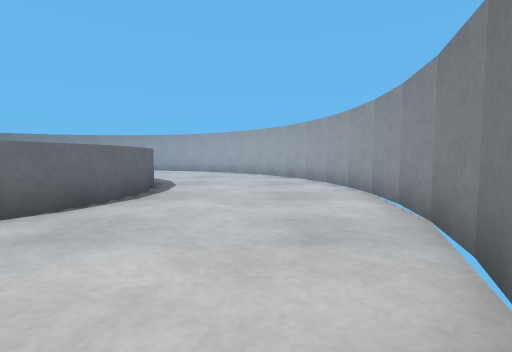
[1] (above)

16 first-person views from a walk through a robot-simulator world made for Webots. The camera is 0.04 m above the floor, tilts 4° down and sees 85° across. The floor is counted in squares, 0.05 m on a side. Each view is taken from the middle of a square. On the plan, view 1 faces up. The plan holds only what a view shows up to about 10 squares ahead; the rest is blank. The robots in the file are not drawn. Webots' stock objects and surfaces are drawn as simple stand-ins.

[2]
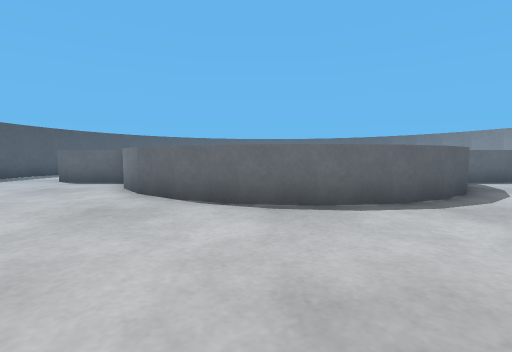

[3]
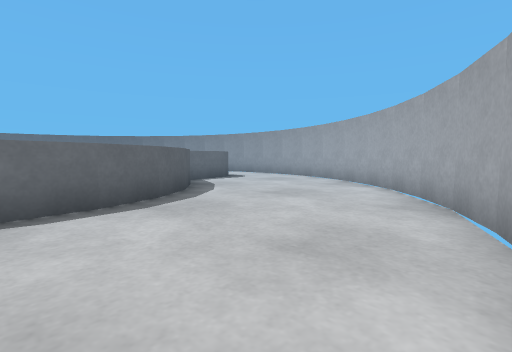

[4]
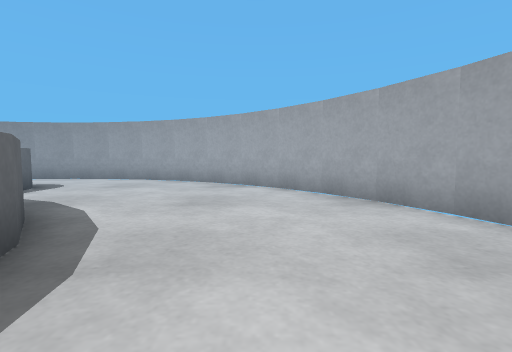

[5]
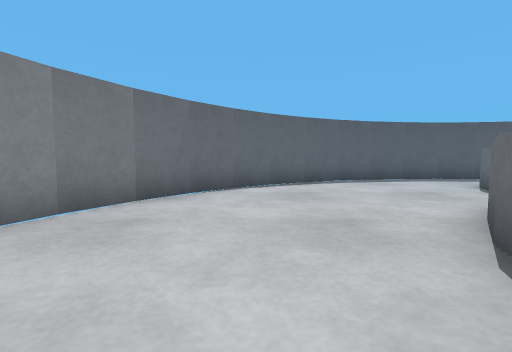

[6]
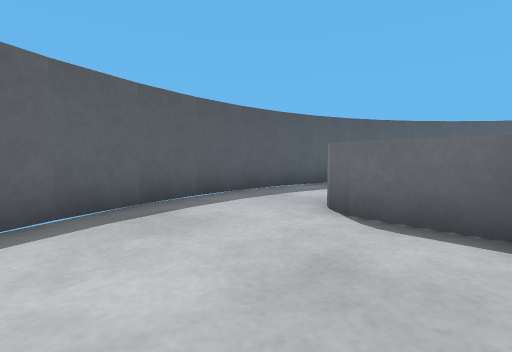

[7]
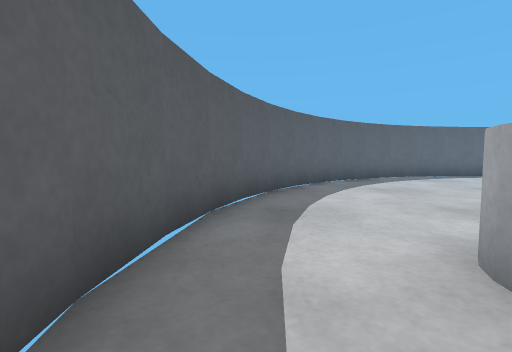

[8]
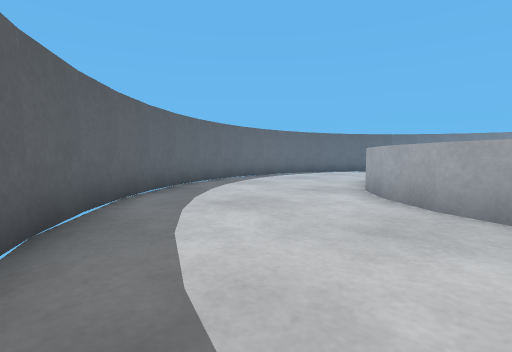

[9]
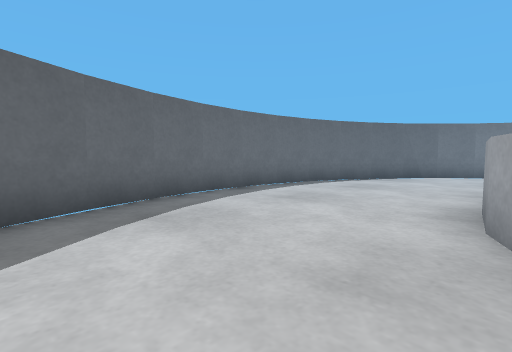

[10]
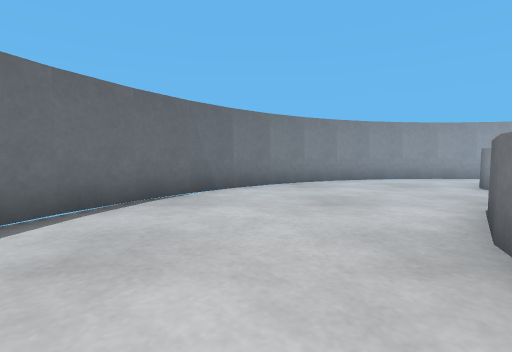

[11]
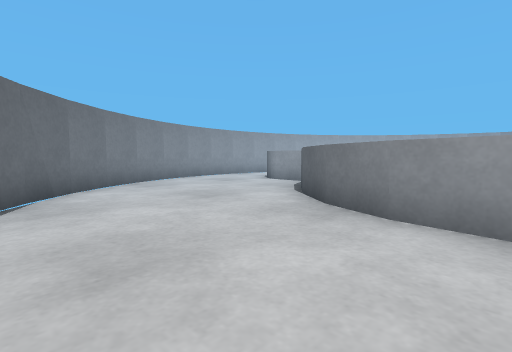

[12]
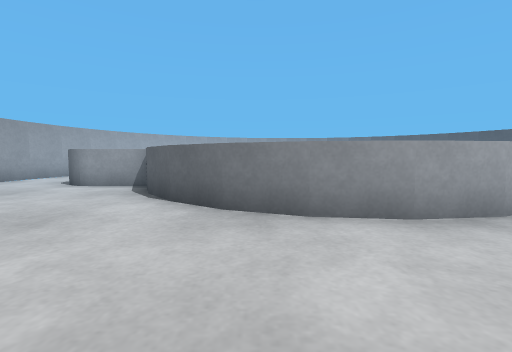

[13]
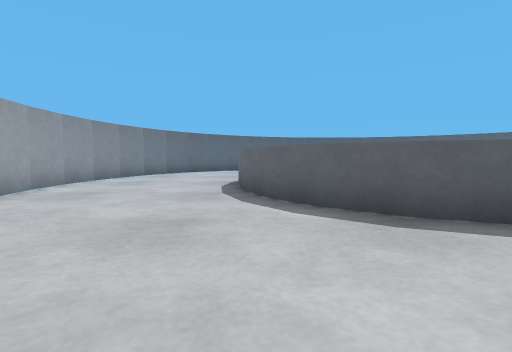

[14]
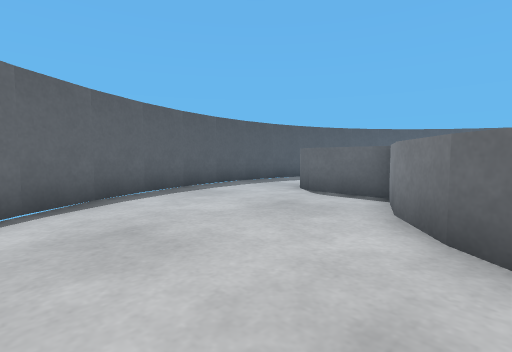

[15]
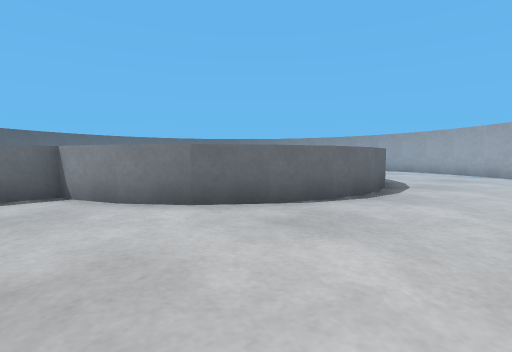

[16]
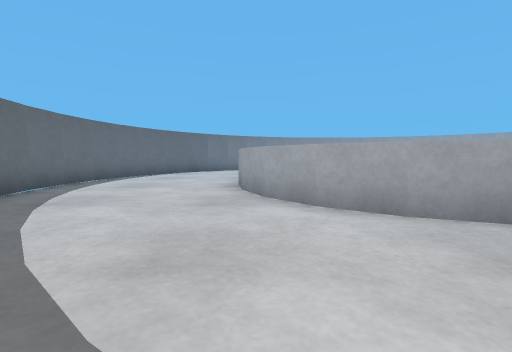

### Floor plan
Key: @ floor where view 1 was taken; # wall or solid block; . floor; C grey cylinder; B grey box.
Columns run from 18 left of view 1 to 3 right of it. Each row starts with its distance up from view 1.
 16        ########
 15      ###......###
 14    ###..........###
 13   ##......CC......##
 12   #.......BB.......#
 11  ##......CBBC......##
 10  #.....CC   CCC.....#
  9  #.....C      C.....#
  8 ##....C        C....##
  7 #.....C        C.....#
  6 #.....C        C.....#
  5 #.....C        C.....#
  4 ##....C        C....##
  3  #.....C      C.....#
  2  #.....CCC  CCC.....#
  1  ##......CBBC......##
  0   #.......CC......@#
 -1   ##......CC......##
 -2    ###..........###
 -3      ###......###
 -4        ########

Positions as (right, up) in squares from view 1, and headings:
1: (0, 0), facing up
2: (2, 5), facing left
3: (2, 6), facing up-left
4: (-1, 6), facing up
5: (-1, 6), facing down
6: (-3, 1), facing down-left
7: (-6, -3), facing left
8: (-9, -3), facing up-left
9: (-12, 1), facing up-left
10: (-14, 6), facing up
11: (-16, 6), facing up-right
12: (-16, 8), facing right
13: (-3, 14), facing down
14: (-1, 3), facing down-left
15: (0, 0), facing up-left
16: (-12, -2), facing up
